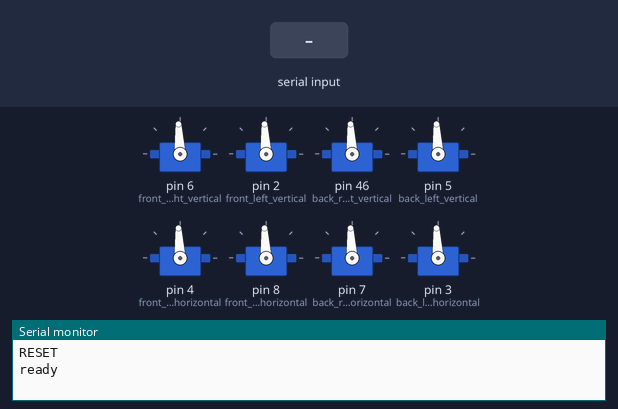
This sketch was run on a simulated Arduino Mega 2560, built with avr-gcc and run on an emulated ATmega2560. Parts: 8 × servo, the last lines printed to the serial monitor. The inputs (shaded band) are chosen by the test bench.

Above: at 8.2 s.
8.3 s: "FRV" received over Serial
At 9.9 s:
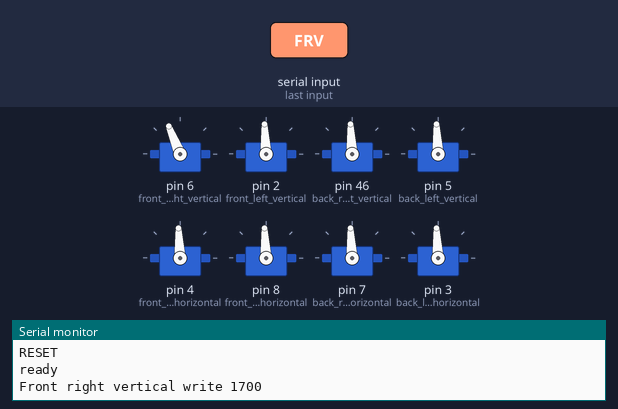
10.8 s: "FLV" received over Serial
At 13.0 s:
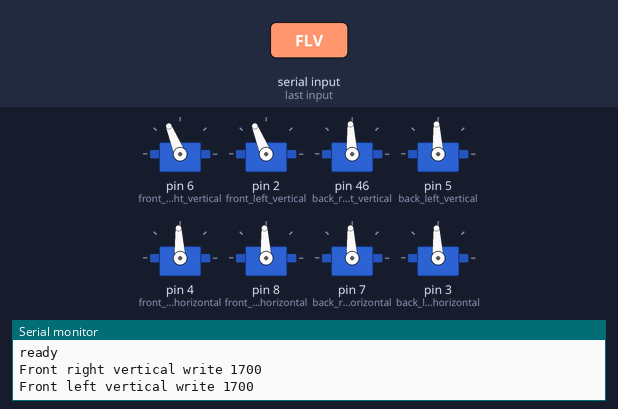
13.3 s: "BRV" received over Serial
At 14.9 s:
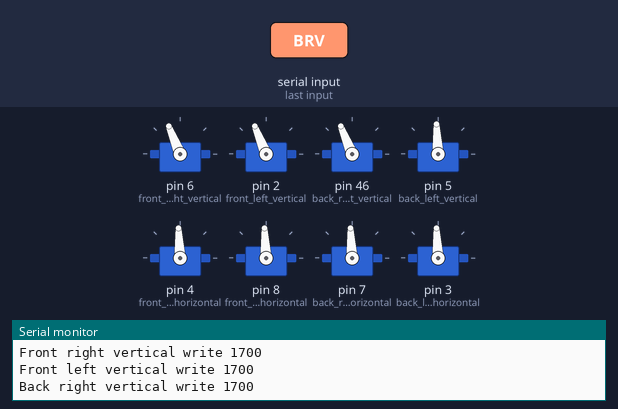
15.8 s: "BLV" received over Serial
At 18.0 s:
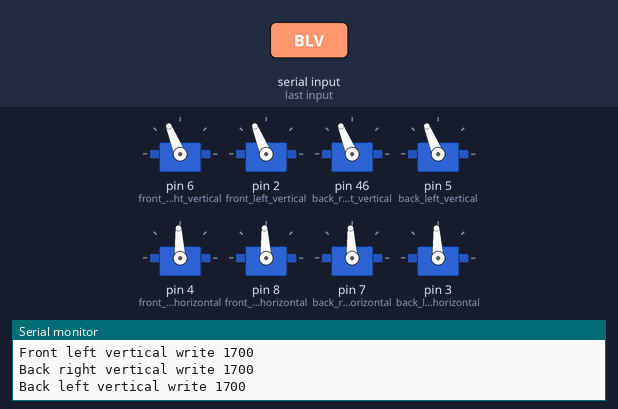
18.3 s: "FRH" received over Serial
At 19.9 s:
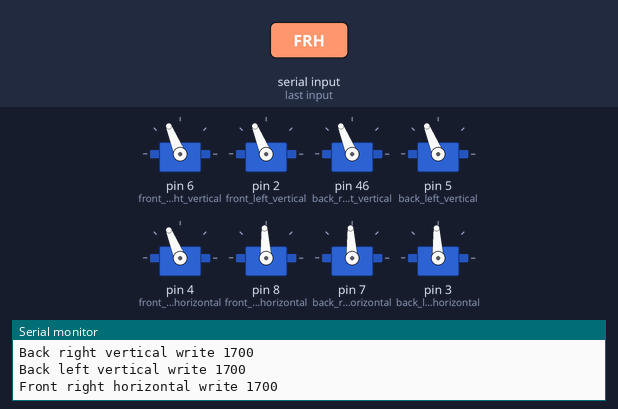
20.8 s: "FLH" received over Serial
At 23.0 s:
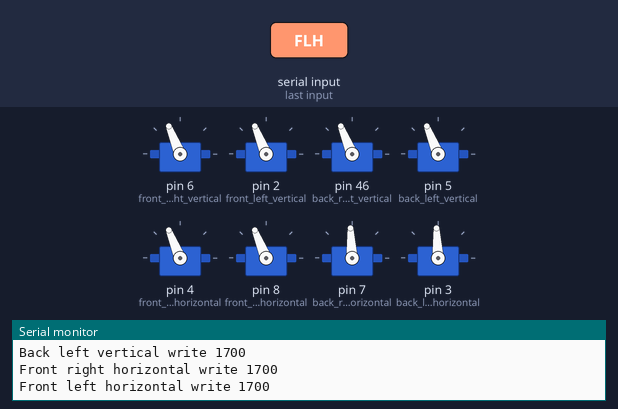
Timing chart, 0 to 24.3 s (numbered marks = the images above; inputs shaded):
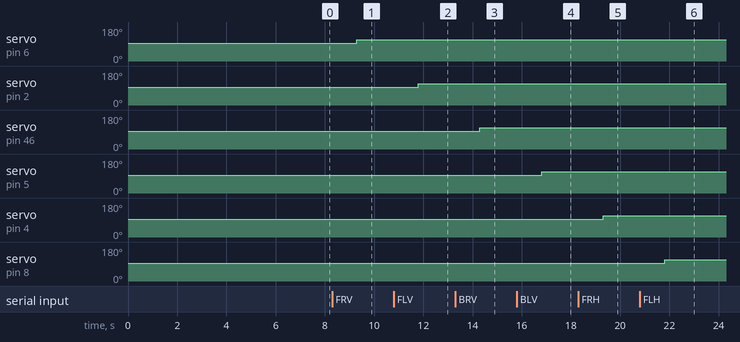

The sketch:

Individual_motor_test.ino
```cpp
//Enter the 3 letter code for the motor to turn it on/off


#include<Servo.h>
 //2, 3, 4, 5, 6, 7, 46

 Servo front_right_vertical;
 Servo front_left_vertical;
 Servo back_right_vertical;
 Servo back_left_vertical;
 Servo front_right_horizontal;
 Servo front_left_horizontal;
 Servo back_right_horizontal;
 Servo back_left_horizontal;
 void setup() {
   // put your setup code here, to run once:
     Serial.begin(9600);
     Serial.println("RESET");
     //8, 46, 5, 7
     //3, 6, 4, 2
     front_right_vertical.attach(6);
     front_left_vertical.attach(2);
     back_right_vertical.attach(46); //4 and  46
     back_left_vertical.attach(5);

     front_right_horizontal.attach(4);
     front_left_horizontal.attach(8);
     back_right_horizontal.attach(7);
     back_left_horizontal.attach(3);
     front_right_vertical.writeMicroseconds(1500);
     front_left_vertical.writeMicroseconds(1500);
     back_right_vertical.writeMicroseconds(1500);
     back_left_vertical.writeMicroseconds(1500);
     front_right_horizontal.writeMicroseconds(1500);
     front_left_horizontal.writeMicroseconds(1500);
       back_right_horizontal.writeMicroseconds(1500);
     back_left_horizontal.writeMicroseconds(1500);
     delay(7000);
     Serial.println("ready");
 }
int FRV = 100;
int FLV = 100;
int BRV = 100;
int BLV = 100;
int FRH = 100;
int FLH = 100;
int BRH = 100;
int BLH = 100;
 void loop() {
   String r = Serial.readString();
   r.trim();
   if (r == "FRV"){
    Serial.print("Front right vertical write ");
    Serial.println(1600 + FRV);
    front_right_vertical.writeMicroseconds(1600 + FRV);
    FRV *= -1;
   }
   if (r == "FLV"){
    Serial.print("Front left vertical write ");
    Serial.println(1600 + FLV);
    front_left_vertical.writeMicroseconds(1600 + FLV);
    FLV *= -1;
   }
   if (r == "BRV"){
      Serial.print("Back right vertical write ");
      Serial.println(1600 + BRV);
      back_right_vertical.writeMicroseconds(1600 + BRV);
      BRV *= -1;
    }
   if (r == "BLV"){
     Serial.print("Back left vertical write ");
      Serial.println(1600 + BLV);
      back_left_vertical.writeMicroseconds(1600 + BLV);
      BLV *= -1;
   }
   if (r == "FRH"){
    Serial.print("Front right horizontal write ");
    Serial.println(1600 + FRH);
    front_right_horizontal.writeMicroseconds(1600 + FRH);
    FRH *= -1;
   }
   if (r == "FLH"){
    Serial.print("Front left horizontal write ");
    Serial.println(1600 + FLH);
    front_left_horizontal.writeMicroseconds(1600 + FLH);
    FLH *= -1;
   }
   if (r == "BRH"){
      Serial.print("Back right horizontal write ");
      Serial.println(1600 + BRH);
      back_right_horizontal.writeMicroseconds(1600 + BRH);
      BRH *= -1;
    }
   if (r == "BLH"){
     Serial.print("Back left horizontal write ");
      Serial.println(1600 + BLH);
      back_left_horizontal.writeMicroseconds(1600 + BLH);
      BLH *= -1;
   }


 }
```

Measured:
- after the input at 8.3 s, servo on pin 6 (front_right_vertical): 93° → 112° after 1.0 s
- after the input at 10.8 s, servo on pin 2 (front_left_vertical): 93° → 112° after 1.0 s
- after the input at 13.3 s, servo on pin 46 (back_right_vertical): 93° → 112° after 1.0 s
- after the input at 15.8 s, servo on pin 5 (back_left_vertical): 93° → 112° after 1.0 s
- after the input at 18.3 s, servo on pin 4 (front_right_horizontal): 93° → 112° after 1.0 s
- after the input at 20.8 s, servo on pin 8 (front_left_horizontal): 93° → 112° after 1.0 s
